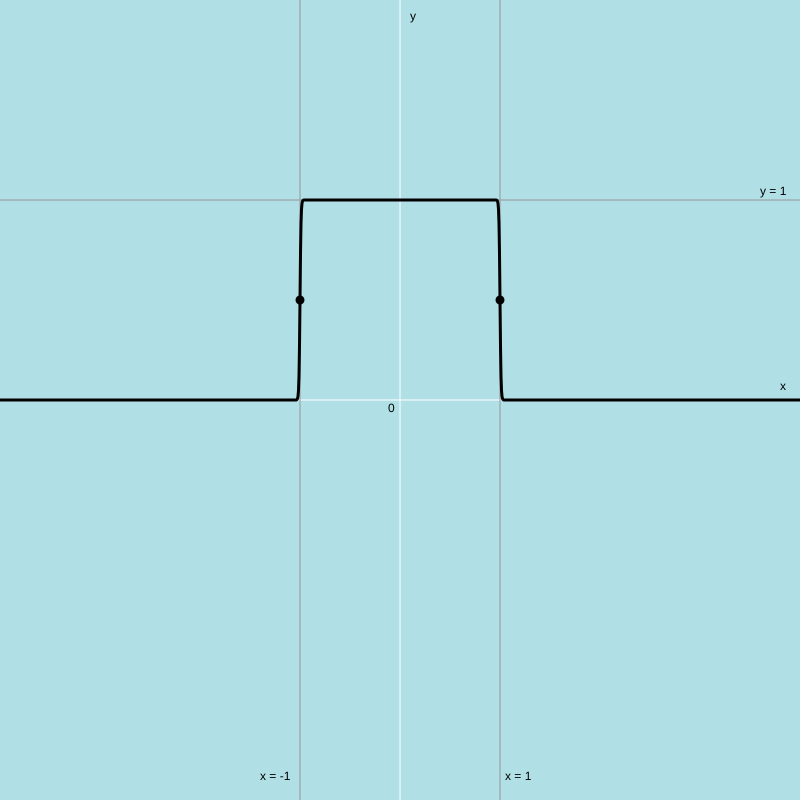
Frame 1 (no input)
Frame 2 (the mouse pressed at the canvas centre, redrawn once): identical to frame 1, image omitted

The p5.js sketch that drew this single still picture (run headless with seeded random() and noise() and a simulated clock; the mouse was pressed at the canvas centre and the sketch redrawn once):

// p5.js sketch
// ── sketch.js
/**
 * グラフ描画の設定
 */
const CONFIG = {
    scaleX: 100,    // 数学的な「1」がx軸で何ピクセルに相当するか
    scaleY: 200,    // 数学的な「1」がy軸で何ピクセルに相当するか
    canvasSize: 800,
    n: 100,         // 関数の次数、大きいほど矩形関数に近づく
    colors: {
        background: [176, 224, 230],
        axis: 255,
        text: 0,
        graph: 0,
        asymptote: 150
    }
};

/**
 * p5.jsの初期設定
 */
function setup() {
    createCanvas(CONFIG.canvasSize, CONFIG.canvasSize);
    noLoop();
}

/**
 * 描画ループ
 */
function draw() {
    background(CONFIG.colors.background);

    push();
    // 原点をキャンバスの中心に設定
    translate(width / 2, height / 2);

    drawAxis();
    drawAsymptotes();
    drawGraph();
    pop();
}

/**
 * 座標平面の主軸（x軸・y軸）を描画する
 */
function drawAxis() {
    stroke(CONFIG.colors.axis);
    strokeWeight(1);
    line(-width / 2, 0, width / 2, 0); // x軸
    line(0, -height / 2, 0, height / 2); // y軸

    fill(CONFIG.colors.text);
    noStroke();
    textSize(12);
    text("0", -12, 12);
    text("x", width / 2 - 20, -10);
    text("y", 10, -height / 2 + 20);
}

/**
 * 漸近線・基準線の描画
 */
function drawAsymptotes() {
    stroke(CONFIG.colors.asymptote);
    strokeWeight(1);

    // y = 1 (最大値)
    line(-width / 2, -CONFIG.scaleY, width / 2, -CONFIG.scaleY);
    // x = 1, x = -1 (境界)
    line(CONFIG.scaleX, -height / 2, CONFIG.scaleX, height / 2);
    line(-CONFIG.scaleX, -height / 2, -CONFIG.scaleX, height / 2);

    noStroke();
    fill(CONFIG.colors.text);
    textSize(12);
    text("y = 1", width / 2 - 40, -CONFIG.scaleY - 5);
    text("x = 1", CONFIG.scaleX + 5, height / 2 - 20);
    text("x = -1", -CONFIG.scaleX - 40, height / 2 - 20);
}

/**
 * 数学的関数 f(x) = 1 / (1 + x^(2n)) の描画
 */
function drawGraph() {
    stroke(CONFIG.colors.graph);
    strokeWeight(3);
    noFill();

    beginShape();
    // 境界付近（x = ±1）での急な変化を捉えるため、解像度を調整
    for (let x = -width / 2; x <= width / 2; x += 0.5) {
        const mx = x / CONFIG.scaleX;
        const my = targetMathFunction(mx);
        const sy = -my * CONFIG.scaleY;
        vertex(x, sy);
    }
    endShape();

    // x = ±1 での値 (1/2) をプロット
    fill(0);
    ellipse(CONFIG.scaleX, -0.5 * CONFIG.scaleY, 6, 6);
    ellipse(-CONFIG.scaleX, -0.5 * CONFIG.scaleY, 6, 6);
}

/**
 * 描画対象の純粋な数学的関数
 * f(x) = 1 / (1 + x^(2n))
 */
function targetMathFunction(x) {
    // xが非常に大きい場合や小さい場合の数値安定性を考慮
    if (Math.abs(x) > 2) return 0;
    return 1 / (1 + Math.pow(x, 2 * CONFIG.n));
}
